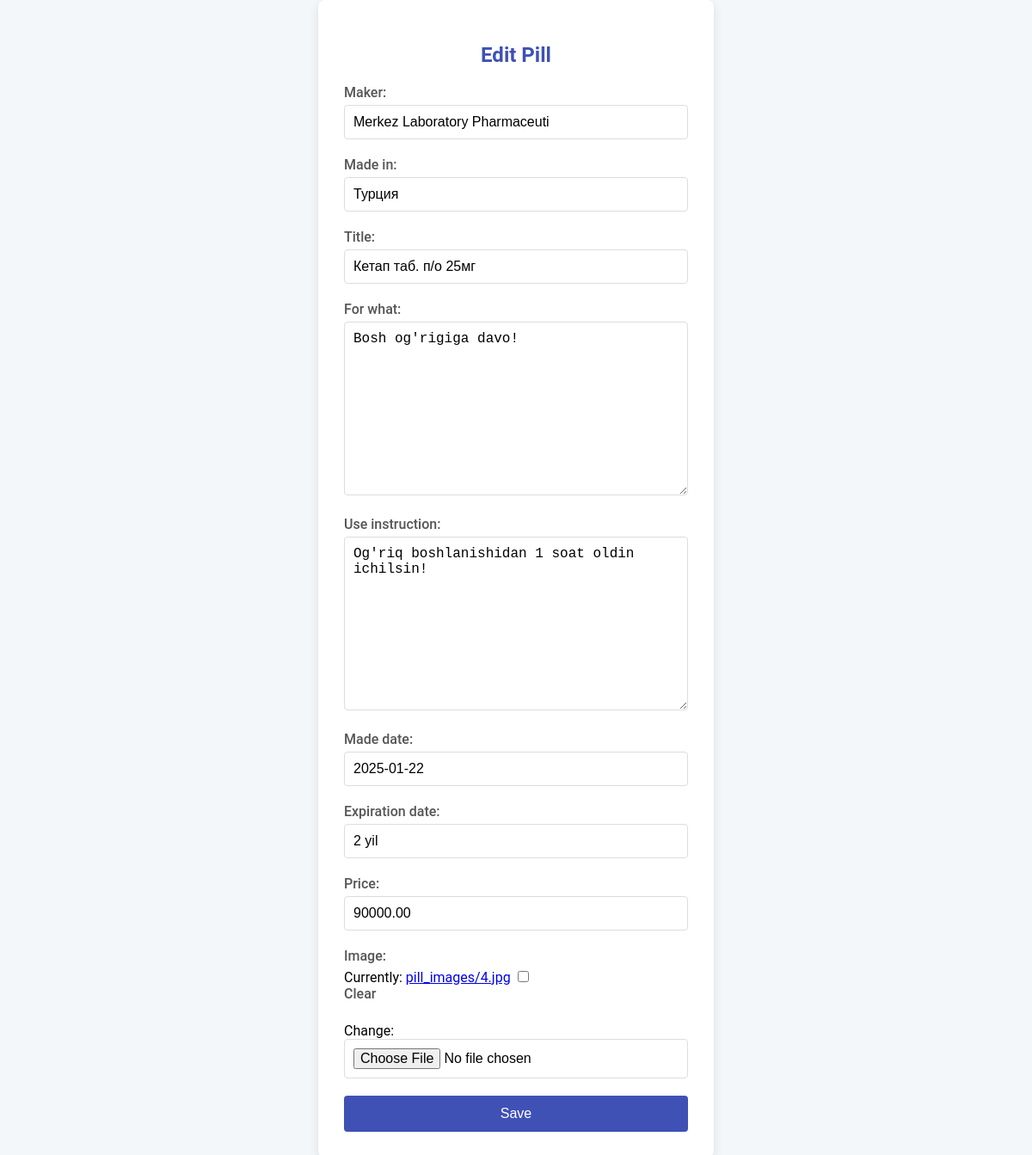
Before: /edit/4/ with the older database file.
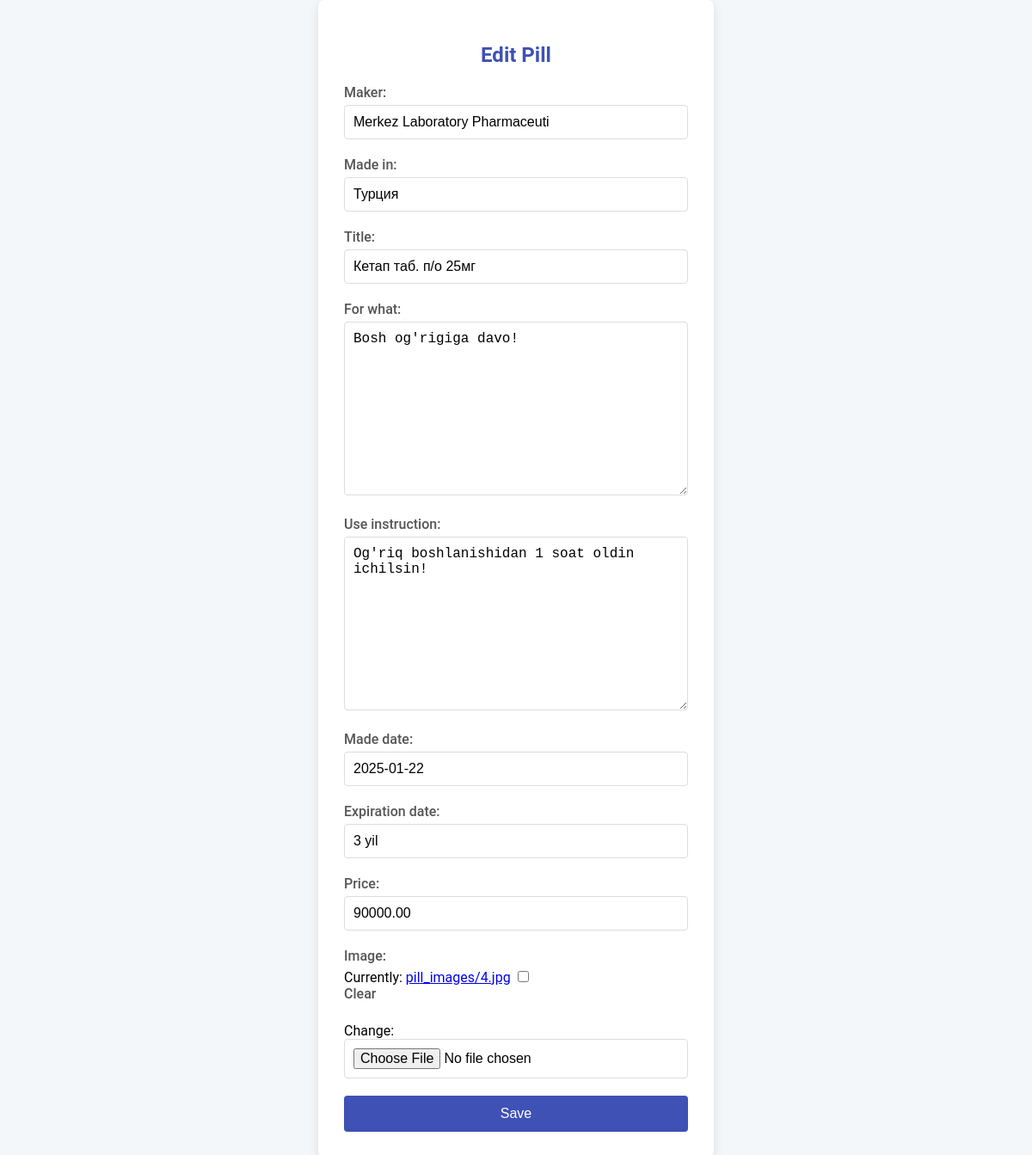
After: the same page with the newer database file.
### home/models.py (models this page shows, shortened)
class Pills(models.Model):
    maker = models.CharField(max_length=30)
    made_in = models.CharField(max_length=30)
    title = models.CharField(max_length=30)
    for_what = models.TextField(blank=True)
    use_instruction = models.TextField()
    made_date = models.DateField()
    expiration_date = models.CharField(max_length=30)
    price = models.DecimalField(max_digits=15, decimal_places=2)
    image = models.ImageField(upload_to='pill_images', blank=True, null=True)
    created_at = models.DateTimeField(auto_now_add=True)
    class Meta:
        ordering = ['-created_at']

### home/views.py (the view, shortened to what this page needs)
# urls.py: path('edit/<int:pk>/', Editpill.as_view(), name='edit'),
class Editpill(UpdateView):
    model = Pills
    template_name = 'edit.html'
    form_class = PillForm
    context_object_name = 'pill'

### home/forms.py
class PillForm(forms.ModelForm):
    class Meta:
        model = Pills
        fields = '__all__'

### templates/edit.html (shortened to what this page needs)
<!DOCTYPE html>
<html lang="en">
<head>
</head>
<body>
    <div class="form-container">
        <h2>Edit Pill</h2>
        <form enctype="multipart/form-data" method="post" class="phone-form">
            {% for field in form %}
                <div class="form-field">
                    {{ field.label_tag }}
                    {{ field }}
                </div>
            {% endfor %}
            <button type="submit" class="save-button">Save</button>
        </form>
    </div>
</body>
</html>

Changed rows visible on the page:
changed Pills "Merkez Laboratory Pharmaceuti": expiration_date "2 yil" → "3 yil"
